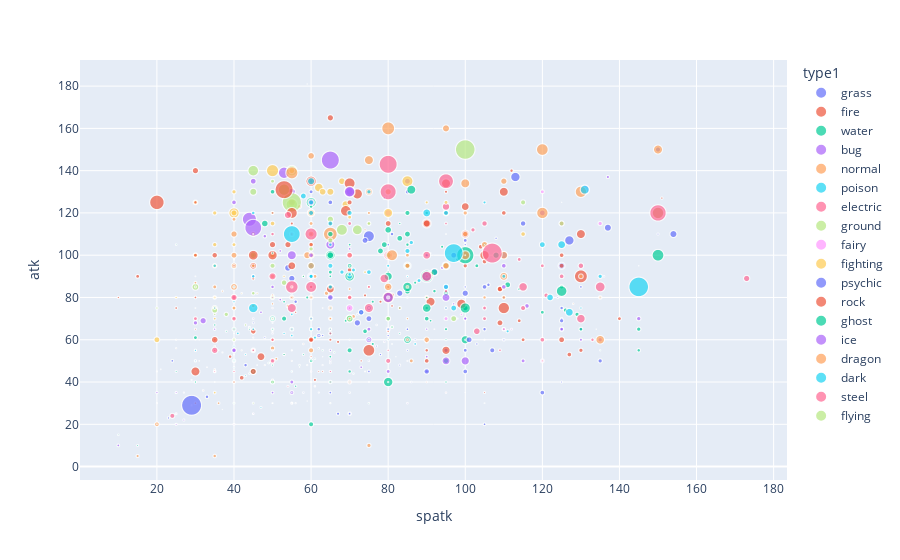

The notebook cell saved with this chart:
### Code cell
fig = px.scatter(pkmn, x='spatk', y='atk', size='weight', color='type1', hover_name='name')
fig.show()

### Figure 1 — Plotly figure (JSON) as saved in the notebook; plotly's stock layout.template omitted (floating-point values rounded to 4 significant figures; data arrays with more than 128 entries replaced by an {"elided": "..."} marker saying what was removed)
{"data": [{"hovertemplate": "<b>%{hovertext}</b><br><br>type1=grass<br>spatk=%{x}<br>atk=%{y}<br>weight=%{marker.size}<extra></extra>", "hovertext": ["bulbasaur", "ivysaur", "venusaur", "oddish", "gloom", "vileplume", "bellsprout", "weepinbell", "victreebel", "exeggcute", "exeggutor", "tangela", "chikorita", "bayleef", "meganium", "bellossom", "hoppip", "skiploom", "jumpluff", "sunkern", "sunflora", "treecko", "grovyle", "sceptile", "seedot", "nuzleaf", "shiftry", "shroomish", "breloom", "roselia", "cacnea", "cacturne", "tropius", "turtwig", "grotle", "torterra", "budew", "roserade", "cherubi", "cherrim", "carnivine", "snover", "abomasnow", "tangrowth", "leafeon", "shaymin", "snivy", "servine", "serperior", "pansage", "simisage", "cottonee", "whimsicott", "petilil", "lilligant", "maractus", "foongus", "amoonguss", "ferroseed", "ferrothorn", "virizion", "chespin", "quilladin", "chesnaught", "skiddo", "gogoat", "rowlet", "dartrix", "decidueye", "fomantis", "lurantis", "morelull", "shiinotic", "bounsweet", "steenee", "tsareena", "tapu-bulu", "kartana", "grookey", "thwackey", "rillaboom", "gossifleur", "eldegoss", "applin", "flapple", "appletun", "sprigatito", "floragato", "meowscarada", "smoliv", "dolliv", "arboliva", "bramblin", "brambleghast", "capsakid", "scovillain", "brute-bonnet", "iron-leaves", "dipplin", "poltchageist", "sinistcha", "ogerpon"], "legendgroup": "grass", "marker": {"color": "#636efa", "size": [69, 130, 1000, 54, 86, 186, 40, 64, 155, 25, 1200, 350, 64, 158, 1005, 58, 5, 10, 30, 18, 85, 50, 216, 522, 40, 280, 596, 45, 392, 20, 513, 774, 1000, 102, 970, 3100, 12, 145, 33, 93, 270, 505, 1355, 1286, 255, 21, 81, 160, 630, 105, 305, 6, 66, 66, 163, 280, 10, 105, 188, 1100, 2000, 90, 290, 900, 310, 910, 15, 160, 366, 15, 185, 15, 115, 32, 82, 214, 455, 1, 50, 140, 900, 22, 25, 5, 10, 130, 41, 122, 312, 65, 119, 482, 6, 60, 30, 150, 210, 1250, 97, 11, 22, 398], "sizemode": "area", "sizeref": 25.0, "symbol": "circle"}, "mode": "markers", "name": "grass", "showlegend": true, "type": "scattergl", "x": [65, 80, 100, 75, 85, 110, 70, 85, 100, 60, 125, 100, 49, 63, 83, 90, 35, 45, 55, 30, 105, 65, 85, 105, 30, 60, 90, 40, 60, 100, 85, 115, 72, 45, 55, 75, 50, 125, 62, 87, 90, 62, 92, 110, 60, 100, 45, 60, 75, 53, 98, 37, 77, 70, 110, 106, 55, 85, 24, 54, 90, 48, 56, 74, 62, 97, 50, 70, 100, 50, 80, 65, 90, 30, 40, 50, 85, 59, 40, 55, 60, 40, 80, 40, 95, 100, 45, 60, 81, 58, 78, 125, 45, 80, 62, 108, 79, 70, 95, 74, 121, 60], "xaxis": "x", "y": [49, 62, 82, 50, 65, 80, 75, 90, 105, 40, 95, 55, 49, 62, 82, 80, 35, 45, 55, 30, 75, 45, 65, 85, 40, 70, 100, 40, 130, 60, 85, 115, 68, 68, 89, 109, 30, 70, 35, 60, 100, 62, 92, 100, 110, 100, 45, 60, 75, 53, 98, 27, 67, 35, 60, 86, 55, 85, 50, 94, 90, 61, 78, 107, 65, 100, 55, 75, 107, 55, 105, 35, 45, 30, 40, 120, 130, 181, 65, 85, 125, 40, 50, 40, 110, 85, 61, 80, 110, 35, 53, 69, 65, 115, 62, 108, 127, 130, 80, 45, 60, 120], "yaxis": "y"}, {"hovertemplate": "<b>%{hovertext}</b><br><br>type1=fire<br>spatk=%{x}<br>atk=%{y}<br>weight=%{marker.size}<extra></extra>", "hovertext": ["charmander", "charmeleon", "charizard", "vulpix", "ninetales", "growlithe", "arcanine", "ponyta", "rapidash", "magmar", "flareon", "moltres", "cyndaquil", "quilava", "typhlosion", "slugma", "magcargo", "magby", "entei", "ho-oh", "torchic", "combusken", "blaziken", "numel", "camerupt", "torkoal", "chimchar", "monferno", "infernape", "magmortar", "heatran", "tepig", "pignite", "emboar", "pansear", "simisear", "darumaka", "darmanitan", "heatmor", "fennekin", "braixen", "delphox", "fletchinder", "talonflame", "litleo", "pyroar", "volcanion", "litten", "torracat", "incineroar", "oricorio", "turtonator", "blacephalon", "scorbunny", "raboot", "cinderace", "sizzlipede", "centiskorch", "fuecoco", "crocalor", "skeledirge", "charcadet", "armarouge", "ceruledge", "iron-moth"], "legendgroup": "fire", "marker": {"color": "#EF553B", "size": [85, 190, 905, 99, 199, 190, 1550, 300, 950, 445, 250, 600, 79, 190, 795, 350, 550, 214, 1980, 1990, 25, 195, 520, 240, 2200, 804, 62, 220, 550, 680, 4300, 99, 555, 1500, 110, 280, 375, 929, 580, 94, 145, 390, 160, 245, 135, 815, 1950, 43, 250, 830, 34, 2120, 130, 45, 90, 330, 10, 1200, 98, 307, 3265, 105, 850, 620, 360], "sizemode": "area", "sizeref": 25.0, "symbol": "circle"}, "mode": "markers", "name": "fire", "showlegend": true, "type": "scattergl", "x": [60, 80, 109, 50, 81, 70, 100, 65, 80, 100, 95, 125, 60, 80, 109, 70, 90, 70, 90, 110, 70, 85, 110, 65, 105, 85, 58, 78, 104, 125, 130, 45, 70, 100, 53, 98, 15, 30, 105, 62, 90, 114, 56, 74, 73, 109, 130, 60, 80, 80, 98, 91, 151, 40, 55, 65, 50, 90, 63, 90, 110, 50, 125, 60, 140], "xaxis": "x", "y": [52, 64, 84, 41, 76, 70, 110, 85, 100, 95, 130, 100, 52, 64, 84, 40, 50, 75, 115, 130, 60, 85, 120, 60, 100, 85, 58, 78, 104, 95, 90, 63, 93, 123, 53, 98, 90, 140, 97, 45, 59, 69, 73, 81, 50, 68, 110, 65, 85, 115, 70, 78, 127, 71, 86, 116, 65, 115, 45, 55, 75, 50, 60, 125, 70], "yaxis": "y"}, {"hovertemplate": "<b>%{hovertext}</b><br><br>type1=water<br>spatk=%{x}<br>atk=%{y}<br>weight=%{marker.size}<extra></extra>", "hovertext": {"elided": "134 str values"}, "legendgroup": "water", "marker": {"color": "#00cc96", "size": {"elided": "134 int values"}, "sizemode": "area", "sizeref": 25.0, "symbol": "circle"}, "mode": "markers", "name": "water", "showlegend": true, "type": "scattergl", "x": {"elided": "134 int values"}, "xaxis": "x", "y": {"elided": "134 int values"}, "yaxis": "y"}, {"hovertemplate": "<b>%{hovertext}</b><br><br>type1=bug<br>spatk=%{x}<br>atk=%{y}<br>weight=%{marker.size}<extra></extra>", "hovertext": ["caterpie", "metapod", "butterfree", "weedle", "kakuna", "beedrill", "paras", "parasect", "venonat", "venomoth", "scyther", "pinsir", "ledyba", "ledian", "spinarak", "ariados", "yanma", "pineco", "forretress", "scizor", "shuckle", "heracross", "wurmple", "silcoon", "beautifly", "cascoon", "dustox", "surskit", "masquerain", "nincada", "ninjask", "shedinja", "volbeat", "illumise", "kricketot", "kricketune", "burmy", "wormadam", "mothim", "combee", "vespiquen", "yanmega", "sewaddle", "swadloon", "leavanny", "venipede", "whirlipede", "scolipede", "dwebble", "crustle", "karrablast", "escavalier", "joltik", "galvantula", "shelmet", "accelgor", "durant", "larvesta", "volcarona", "genesect", "scatterbug", "spewpa", "vivillon", "grubbin", "charjabug", "vikavolt", "cutiefly", "ribombee", "wimpod", "golisopod", "buzzwole", "pheromosa", "blipbug", "dottler", "orbeetle", "kleavor", "tarountula", "spidops", "nymble", "lokix", "rellor", "rabsca", "slither-wing"], "legendgroup": "bug", "marker": {"color": "#ab63fa", "size": [29, 99, 320, 32, 100, 295, 54, 295, 300, 125, 560, 550, 108, 356, 85, 335, 380, 72, 1258, 1180, 205, 540, 36, 100, 284, 115, 316, 17, 36, 55, 120, 12, 177, 177, 22, 255, 34, 65, 233, 55, 385, 515, 25, 73, 205, 53, 585, 2005, 145, 2000, 59, 330, 6, 143, 77, 253, 330, 288, 460, 825, 25, 84, 170, 44, 105, 450, 2, 5, 120, 1080, 3336, 250, 80, 195, 408, 890, 40, 165, 10, 175, 10, 35, 920], "sizemode": "area", "sizeref": 25.0, "symbol": "circle"}, "mode": "markers", "name": "bug", "showlegend": true, "type": "scattergl", "x": [20, 25, 90, 20, 25, 45, 45, 60, 40, 90, 55, 55, 40, 55, 40, 60, 75, 35, 60, 55, 10, 40, 20, 25, 100, 25, 50, 50, 100, 30, 50, 30, 47, 73, 25, 55, 29, 79, 94, 30, 80, 116, 40, 50, 70, 30, 40, 55, 35, 65, 40, 60, 57, 97, 40, 100, 48, 50, 135, 120, 27, 27, 90, 55, 55, 145, 55, 95, 20, 60, 53, 137, 25, 50, 80, 45, 29, 52, 21, 52, 31, 115, 85], "xaxis": "x", "y": [30, 20, 45, 35, 25, 90, 70, 95, 55, 65, 110, 125, 20, 35, 60, 90, 65, 65, 90, 130, 10, 125, 45, 35, 70, 35, 50, 30, 60, 45, 90, 90, 73, 47, 25, 85, 29, 59, 94, 30, 80, 76, 53, 63, 103, 45, 55, 100, 65, 105, 75, 135, 47, 77, 40, 70, 109, 85, 60, 120, 35, 22, 52, 62, 82, 70, 45, 55, 35, 125, 139, 137, 20, 35, 45, 135, 41, 79, 46, 102, 50, 50, 135], "yaxis": "y"}, {"hovertemplate": "<b>%{hovertext}</b><br><br>type1=normal<br>spatk=%{x}<br>atk=%{y}<br>weight=%{marker.size}<extra></extra>", "hovertext": ["pidgey", "pidgeotto", "pidgeot", "rattata", "raticate", "spearow", "fearow", "jigglypuff", "wigglytuff", "meowth", "persian", "farfetchd", "doduo", "dodrio", "lickitung", "chansey", "kangaskhan", "tauros", "ditto", "eevee", "porygon", "snorlax", "sentret", "furret", "hoothoot", "noctowl", "igglybuff", "aipom", "girafarig", "dunsparce", "teddiursa", "ursaring", "porygon2", "stantler", "smeargle", "miltank", "blissey", "zigzagoon", "linoone", "taillow", "swellow", "slakoth", "vigoroth", "slaking", "whismur", "loudred", "exploud", "azurill", "skitty", "delcatty", "spinda", "swablu", "zangoose", "castform", "kecleon", "starly", "staravia", "staraptor", "bidoof", "bibarel", "ambipom", "buneary", "lopunny", "glameow", "purugly", "happiny", "chatot", "munchlax", "lickilicky", "porygon-z", "regigigas", "arceus", "patrat", "watchog", "lillipup", "herdier", "stoutland", "pidove", "tranquill", "unfezant", "audino", "minccino", "cinccino", "deerling", "sawsbuck", "bouffalant", "rufflet", "braviary", "meloetta", "bunnelby", "diggersby", "fletchling", "furfrou", "pikipek", "trumbeak", "toucannon", "yungoos", "gumshoos", "stufful", "bewear", "oranguru", "type-null", "silvally", "komala", "drampa", "skwovet", "greedent", "wooloo", "dubwool", "wyrdeer", "lechonk", "oinkologne", "tandemaus", "maushold", "squawkabilly", "farigiraf", "dudunsparce"], "legendgroup": "normal", "marker": {"color": "#FFA15A", "size": [18, 300, 395, 35, 185, 20, 380, 55, 120, 42, 320, 150, 392, 852, 655, 346, 800, 884, 40, 65, 365, 4600, 60, 325, 212, 408, 10, 115, 415, 140, 88, 1258, 325, 712, 580, 755, 468, 175, 325, 23, 198, 240, 465, 1305, 163, 405, 840, 20, 110, 326, 50, 12, 403, 8, 220, 20, 155, 249, 200, 315, 203, 55, 333, 39, 438, 244, 19, 1050, 1400, 340, 4200, 3200, 116, 270, 41, 147, 610, 21, 150, 290, 310, 58, 75, 195, 925, 946, 105, 410, 65, 50, 424, 17, 280, 12, 148, 260, 60, 142, 68, 1350, 760, 1205, 1005, 199, 1850, 25, 60, 60, 430, 951, 102, 1200, 18, 23, 24, 1600, 392], "sizemode": "area", "sizeref": 25.0, "symbol": "circle"}, "mode": "markers", "name": "normal", "showlegend": true, "type": "scattergl", "x": [35, 50, 70, 25, 50, 31, 61, 45, 85, 40, 65, 58, 35, 60, 60, 35, 40, 40, 48, 45, 85, 65, 35, 45, 36, 86, 40, 40, 90, 65, 50, 75, 105, 85, 20, 40, 75, 30, 50, 30, 75, 35, 55, 95, 51, 71, 91, 20, 35, 55, 60, 40, 60, 70, 60, 30, 40, 50, 35, 55, 60, 44, 54, 42, 64, 15, 92, 40, 80, 135, 80, 120, 35, 60, 25, 35, 45, 36, 50, 65, 60, 40, 65, 40, 60, 40, 37, 57, 128, 32, 50, 40, 65, 30, 40, 75, 30, 55, 45, 55, 90, 95, 95, 75, 135, 35, 55, 40, 60, 105, 35, 59, 40, 65, 45, 110, 85], "xaxis": "x", "y": [45, 60, 80, 56, 81, 60, 90, 45, 70, 45, 70, 90, 85, 110, 55, 5, 95, 100, 48, 55, 60, 110, 46, 76, 30, 50, 30, 70, 80, 70, 80, 130, 80, 95, 20, 80, 10, 30, 70, 55, 85, 60, 80, 160, 51, 71, 91, 20, 45, 65, 60, 40, 115, 70, 90, 55, 75, 120, 45, 85, 100, 66, 76, 55, 82, 5, 65, 85, 85, 80, 160, 120, 55, 85, 60, 80, 110, 55, 77, 115, 60, 50, 95, 60, 100, 110, 83, 123, 77, 36, 56, 50, 80, 75, 85, 120, 70, 110, 75, 125, 60, 95, 95, 115, 60, 55, 95, 40, 80, 105, 45, 100, 50, 75, 96, 90, 100], "yaxis": "y"}, {"hovertemplate": "<b>%{hovertext}</b><br><br>type1=poison<br>spatk=%{x}<br>atk=%{y}<br>weight=%{marker.size}<extra></extra>", "hovertext": ["ekans", "arbok", "nidoran-f", "nidorina", "nidoqueen", "nidoran-m", "nidorino", "nidoking", "zubat", "golbat", "grimer", "muk", "koffing", "weezing", "crobat", "gulpin", "swalot", "seviper", "stunky", "skuntank", "skorupi", "drapion", "croagunk", "toxicroak", "trubbish", "garbodor", "skrelp", "dragalge", "mareanie", "toxapex", "salandit", "salazzle", "poipole", "naganadel", "eternatus", "shroodle", "grafaiai", "clodsire", "okidogi", "munkidori", "fezandipiti"], "legendgroup": "poison", "marker": {"color": "#19d3f3", "size": [69, 650, 70, 200, 600, 90, 195, 620, 75, 550, 300, 300, 10, 95, 750, 103, 800, 525, 192, 380, 120, 615, 230, 444, 310, 1073, 73, 815, 80, 145, 48, 222, 18, 1500, 9500, 7, 272, 2230, 922, 122, 301], "sizemode": "area", "sizeref": 25.0, "symbol": "circle"}, "mode": "markers", "name": "poison", "showlegend": true, "type": "scattergl", "x": [40, 65, 40, 55, 75, 40, 55, 85, 30, 65, 40, 65, 60, 85, 70, 43, 73, 100, 41, 71, 30, 60, 61, 86, 40, 60, 60, 97, 43, 53, 71, 111, 73, 127, 145, 40, 80, 45, 58, 130, 70], "xaxis": "x", "y": [60, 95, 47, 62, 92, 57, 72, 102, 45, 80, 80, 105, 65, 90, 90, 43, 73, 100, 63, 93, 50, 90, 61, 106, 50, 95, 60, 75, 53, 63, 44, 64, 73, 73, 85, 65, 95, 75, 128, 75, 91], "yaxis": "y"}, {"hovertemplate": "<b>%{hovertext}</b><br><br>type1=electric<br>spatk=%{x}<br>atk=%{y}<br>weight=%{marker.size}<extra></extra>", "hovertext": ["pikachu", "raichu", "magnemite", "magneton", "voltorb", "electrode", "electabuzz", "jolteon", "zapdos", "pichu", "mareep", "flaaffy", "ampharos", "elekid", "raikou", "electrike", "manectric", "plusle", "minun", "shinx", "luxio", "luxray", "pachirisu", "magnezone", "electivire", "rotom", "blitzle", "zebstrika", "emolga", "tynamo", "eelektrik", "eelektross", "thundurus", "helioptile", "heliolisk", "dedenne", "togedemaru", "tapu-koko", "xurkitree", "zeraora", "yamper", "boltund", "toxel", "toxtricity", "pincurchin", "morpeko", "dracozolt", "arctozolt", "regieleki", "pawmi", "pawmo", "pawmot", "tadbulb", "bellibolt", "wattrel", "kilowattrel", "sandy-shocks", "miraidon"], "legendgroup": "electric", "marker": {"color": "#FF6692", "size": [60, 300, 60, 600, 104, 666, 300, 245, 526, 20, 78, 133, 615, 235, 1780, 152, 402, 42, 42, 95, 305, 420, 39, 1800, 1386, 3, 298, 795, 50, 3, 220, 805, 610, 60, 210, 22, 33, 205, 1000, 445, 135, 340, 110, 400, 10, 30, 1900, 1500, 1450, 25, 65, 410, 4, 1130, 36, 386, 600, 2400], "sizemode": "area", "sizeref": 25.0, "symbol": "circle"}, "mode": "markers", "name": "electric", "showlegend": true, "type": "scattergl", "x": [50, 90, 95, 120, 55, 80, 95, 110, 125, 35, 65, 80, 115, 65, 115, 65, 105, 85, 75, 40, 60, 95, 45, 130, 95, 95, 50, 80, 75, 45, 75, 105, 125, 61, 109, 81, 40, 95, 173, 102, 40, 90, 54, 114, 91, 70, 80, 90, 100, 40, 50, 70, 59, 103, 55, 105, 121, 135], "xaxis": "x", "y": [55, 90, 35, 60, 30, 50, 83, 65, 90, 40, 40, 55, 75, 63, 85, 45, 75, 50, 40, 65, 85, 120, 45, 70, 123, 50, 60, 100, 75, 55, 85, 115, 115, 38, 55, 58, 98, 115, 89, 112, 45, 90, 38, 98, 101, 95, 100, 100, 100, 50, 75, 115, 31, 64, 40, 70, 81, 85], "yaxis": "y"}, {"hovertemplate": "<b>%{hovertext}</b><br><br>type1=ground<br>spatk=%{x}<br>atk=%{y}<br>weight=%{marker.size}<extra></extra>", "hovertext": ["sandshrew", "sandslash", "diglett", "dugtrio", "cubone", "marowak", "rhyhorn", "rhydon", "gligar", "phanpy", "donphan", "trapinch", "vibrava", "flygon", "baltoy", "claydol", "groudon", "hippopotas", "hippowdon", "rhyperior", "gliscor", "drilbur", "excadrill", "sandile", "krokorok", "krookodile", "stunfisk", "golett", "golurk", "landorus", "mudbray", "mudsdale", "silicobra", "sandaconda", "runerigus", "ursaluna", "toedscool", "toedscruel", "great-tusk", "iron-treads"], "legendgroup": "ground", "marker": {"color": "#B6E880", "size": [120, 295, 8, 333, 65, 450, 1150, 1200, 648, 335, 1200, 150, 153, 820, 215, 1080, 9500, 495, 3000, 2828, 425, 85, 404, 152, 334, 963, 110, 920, 3300, 680, 1100, 9200, 76, 655, 666, 2900, 330, 580, 3200, 2400], "sizemode": "area", "sizeref": 25.0, "symbol": "circle"}, "mode": "markers", "name": "ground", "showlegend": true, "type": "scattergl", "x": [20, 45, 35, 50, 40, 50, 30, 45, 35, 40, 60, 45, 50, 80, 40, 70, 100, 38, 68, 55, 45, 30, 50, 35, 45, 65, 81, 35, 55, 115, 45, 55, 35, 65, 50, 45, 50, 80, 53, 72], "xaxis": "x", "y": [75, 100, 55, 100, 50, 80, 85, 130, 75, 60, 120, 100, 70, 100, 40, 70, 150, 72, 112, 140, 95, 85, 135, 72, 82, 117, 66, 74, 124, 125, 100, 125, 57, 107, 95, 140, 40, 70, 131, 112], "yaxis": "y"}, {"hovertemplate": "<b>%{hovertext}</b><br><br>type1=fairy<br>spatk=%{x}<br>atk=%{y}<br>weight=%{marker.size}<extra></extra>", "hovertext": ["clefairy", "clefable", "cleffa", "togepi", "togetic", "snubbull", "granbull", "togekiss", "flabebe", "floette", "florges", "spritzee", "aromatisse", "swirlix", "slurpuff", "sylveon", "xerneas", "comfey", "milcery", "alcremie", "zacian", "enamorus", "fidough", "dachsbun", "tinkatink", "tinkatuff", "tinkaton", "scream-tail", "iron-valiant"], "legendgroup": "fairy", "marker": {"color": "#FF97FF", "size": [75, 400, 30, 15, 32, 78, 487, 380, 1, 9, 100, 5, 155, 35, 50, 235, 2150, 3, 3, 5, 1100, 480, 109, 149, 89, 591, 1128, 80, 350], "sizemode": "area", "sizeref": 25.0, "symbol": "circle"}, "mode": "markers", "name": "fairy", "showlegend": true, "type": "scattergl", "x": [60, 95, 45, 40, 80, 40, 60, 120, 61, 75, 112, 63, 99, 59, 85, 110, 131, 82, 50, 110, 80, 135, 30, 50, 35, 45, 70, 65, 120], "xaxis": "x", "y": [45, 70, 25, 20, 40, 80, 120, 50, 38, 45, 65, 52, 72, 48, 80, 65, 131, 52, 40, 60, 120, 115, 55, 80, 45, 55, 75, 65, 130], "yaxis": "y"}, {"hovertemplate": "<b>%{hovertext}</b><br><br>type1=fighting<br>spatk=%{x}<br>atk=%{y}<br>weight=%{marker.size}<extra></extra>", "hovertext": ["mankey", "primeape", "machop", "machoke", "machamp", "hitmonlee", "hitmonchan", "tyrogue", "hitmontop", "makuhita", "hariyama", "meditite", "medicham", "riolu", "lucario", "timburr", "gurdurr", "conkeldurr", "throh", "sawk", "mienfoo", "mienshao", "pancham", "pangoro", "hawlucha", "crabrawler", "crabominable", "passimian", "marshadow", "clobbopus", "grapploct", "sirfetchd", "falinks", "zamazenta", "kubfu", "urshifu", "sneasler", "annihilape", "iron-hands", "koraidon"], "legendgroup": "fighting", "marker": {"color": "#FECB52", "size": [280, 320, 195, 705, 1300, 498, 502, 210, 480, 864, 2538, 112, 315, 202, 540, 125, 400, 870, 555, 510, 200, 355, 80, 1360, 215, 70, 1800, 828, 222, 40, 390, 1170, 620, 2100, 120, 1050, 430, 560, 3807, 3030], "sizemode": "area", "sizeref": 25.0, "symbol": "circle"}, "mode": "markers", "name": "fighting", "showlegend": true, "type": "scattergl", "x": [35, 60, 35, 50, 65, 35, 35, 35, 35, 20, 40, 40, 60, 35, 115, 25, 40, 55, 30, 30, 55, 95, 46, 69, 74, 42, 62, 40, 90, 50, 70, 68, 70, 80, 53, 63, 40, 50, 50, 85], "xaxis": "x", "y": [80, 105, 80, 100, 130, 120, 105, 35, 95, 60, 120, 40, 60, 70, 110, 80, 105, 140, 100, 125, 85, 125, 82, 124, 92, 82, 132, 120, 125, 68, 118, 135, 100, 120, 90, 130, 130, 115, 140, 135], "yaxis": "y"}, {"hovertemplate": "<b>%{hovertext}</b><br><br>type1=psychic<br>spatk=%{x}<br>atk=%{y}<br>weight=%{marker.size}<extra></extra>", "hovertext": ["abra", "kadabra", "alakazam", "drowzee", "hypno", "mr-mime", "mewtwo", "mew", "natu", "xatu", "espeon", "unown", "wobbuffet", "lugia", "celebi", "ralts", "kirlia", "gardevoir", "spoink", "grumpig", "chimecho", "wynaut", "deoxys", "chingling", "mime-jr", "gallade", "uxie", "mesprit", "azelf", "cresselia", "victini", "munna", "musharna", "woobat", "swoobat", "sigilyph", "gothita", "gothorita", "gothitelle", "solosis", "duosion", "reuniclus", "elgyem", "beheeyem", "espurr", "meowstic", "hoopa", "tapu-lele", "cosmog", "cosmoem", "solgaleo", "lunala", "necrozma", "hatenna", "hattrem", "hatterene", "indeedee", "calyrex", "flittle", "espathra"], "legendgroup": "psychic", "marker": {"color": "#636efa", "size": [195, 565, 480, 324, 756, 545, 1220, 40, 20, 150, 265, 50, 285, 2160, 50, 66, 202, 484, 306, 715, 10, 140, 608, 6, 130, 520, 3, 3, 3, 856, 40, 233, 605, 21, 105, 140, 58, 180, 440, 10, 80, 201, 90, 345, 35, 85, 90, 186, 1, 9999, 2300, 1200, 2300, 34, 48, 51, 280, 77, 15, 900], "sizemode": "area", "sizeref": 25.0, "symbol": "circle"}, "mode": "markers", "name": "psychic", "showlegend": true, "type": "scattergl", "x": [105, 120, 135, 43, 73, 100, 154, 100, 70, 95, 130, 72, 33, 90, 100, 45, 65, 125, 70, 90, 95, 23, 150, 65, 70, 65, 75, 105, 125, 75, 100, 67, 107, 55, 77, 103, 55, 75, 95, 105, 125, 125, 85, 125, 63, 83, 150, 130, 29, 29, 113, 137, 127, 56, 86, 136, 105, 80, 55, 101], "xaxis": "x", "y": [20, 35, 50, 48, 73, 45, 110, 100, 50, 75, 65, 72, 33, 90, 100, 25, 35, 65, 25, 45, 50, 23, 150, 30, 25, 125, 75, 105, 125, 70, 100, 25, 55, 45, 57, 58, 30, 45, 55, 30, 40, 65, 55, 75, 48, 48, 110, 85, 29, 29, 137, 113, 107, 30, 40, 90, 65, 80, 35, 60], "yaxis": "y"}, {"hovertemplate": "<b>%{hovertext}</b><br><br>type1=rock<br>spatk=%{x}<br>atk=%{y}<br>weight=%{marker.size}<extra></extra>", "hovertext": ["geodude", "graveler", "golem", "onix", "omanyte", "omastar", "kabuto", "kabutops", "aerodactyl", "sudowoodo", "larvitar", "pupitar", "tyranitar", "nosepass", "lunatone", "solrock", "lileep", "cradily", "anorith", "armaldo", "regirock", "cranidos", "rampardos", "shieldon", "bastiodon", "bonsly", "probopass", "roggenrola", "boldore", "gigalith", "archen", "archeops", "terrakion", "binacle", "barbaracle", "tyrunt", "tyrantrum", "amaura", "aurorus", "carbink", "diancie", "rockruff", "lycanroc", "minior", "nihilego", "stakataka", "rolycoly", "carkol", "coalossal", "stonjourner", "nacli", "naclstack", "garganacl", "klawf", "glimmet", "glimmora", "iron-thorns"], "legendgroup": "rock", "marker": {"color": "#EF553B", "size": [200, 1050, 3000, 2100, 75, 350, 115, 405, 590, 380, 720, 1520, 2020, 970, 1680, 1540, 238, 604, 125, 682, 2300, 315, 1025, 570, 1495, 150, 3400, 180, 1020, 2600, 95, 320, 2600, 310, 960, 260, 2700, 252, 2250, 57, 88, 92, 250, 400, 555, 8200, 120, 780, 3105, 5200, 160, 1050, 2400, 790, 80, 450, 3030], "sizemode": "area", "sizeref": 25.0, "symbol": "circle"}, "mode": "markers", "name": "rock", "showlegend": true, "type": "scattergl", "x": [30, 45, 55, 30, 90, 115, 55, 65, 60, 30, 45, 65, 95, 45, 95, 55, 61, 81, 40, 70, 50, 30, 65, 42, 47, 10, 75, 25, 50, 60, 74, 112, 72, 39, 54, 45, 69, 67, 99, 50, 100, 30, 55, 60, 127, 53, 40, 60, 80, 20, 35, 35, 45, 35, 105, 130, 70], "xaxis": "x", "y": [80, 95, 120, 45, 40, 60, 80, 115, 105, 100, 64, 84, 134, 45, 55, 95, 41, 81, 95, 125, 100, 125, 165, 42, 52, 80, 55, 75, 105, 135, 112, 140, 129, 52, 105, 89, 121, 59, 77, 50, 100, 65, 115, 60, 53, 131, 40, 60, 80, 125, 55, 60, 100, 100, 35, 55, 134], "yaxis": "y"}, {"hovertemplate": "<b>%{hovertext}</b><br><br>type1=ghost<br>spatk=%{x}<br>atk=%{y}<br>weight=%{marker.size}<extra></extra>", "hovertext": ["gastly", "haunter", "gengar", "misdreavus", "shuppet", "banette", "duskull", "dusclops", "drifloon", "drifblim", "mismagius", "spiritomb", "dusknoir", "giratina", "yamask", "cofagrigus", "litwick", "lampent", "chandelure", "phantump", "trevenant", "pumpkaboo", "gourgeist", "sandygast", "palossand", "mimikyu", "dhelmise", "sinistea", "polteageist", "cursola", "spectrier", "greavard", "houndstone", "flutter-mane", "gimmighoul"], "legendgroup": "ghost", "marker": {"color": "#00cc96", "size": [1, 1, 405, 10, 23, 125, 150, 306, 12, 150, 44, 1080, 1066, 7500, 15, 765, 31, 130, 343, 70, 710, 50, 125, 700, 2500, 7, 2100, 2, 4, 4, 445, 350, 150, 40, 50], "sizemode": "area", "sizeref": 25.0, "symbol": "circle"}, "mode": "markers", "name": "ghost", "showlegend": true, "type": "scattergl", "x": [100, 115, 130, 85, 63, 83, 30, 60, 60, 90, 105, 92, 65, 100, 55, 95, 65, 95, 145, 50, 65, 44, 58, 70, 100, 50, 86, 74, 134, 145, 145, 30, 50, 135, 75], "xaxis": "x", "y": [35, 50, 65, 60, 75, 115, 40, 70, 50, 80, 60, 92, 100, 100, 30, 50, 30, 40, 55, 70, 110, 66, 90, 55, 75, 90, 131, 45, 65, 95, 65, 61, 101, 55, 30], "yaxis": "y"}, {"hovertemplate": "<b>%{hovertext}</b><br><br>type1=ice<br>spatk=%{x}<br>atk=%{y}<br>weight=%{marker.size}<extra></extra>", "hovertext": ["jynx", "articuno", "swinub", "piloswine", "delibird", "smoochum", "snorunt", "glalie", "spheal", "sealeo", "walrein", "regice", "glaceon", "mamoswine", "froslass", "vanillite", "vanillish", "vanilluxe", "cubchoo", "beartic", "cryogonal", "bergmite", "avalugg", "mr-rime", "snom", "frosmoth", "eiscue", "glastrier", "cetoddle", "cetitan", "iron-bundle"], "legendgroup": "ice", "marker": {"color": "#ab63fa", "size": [406, 554, 65, 558, 160, 60, 168, 2565, 395, 876, 1506, 1750, 259, 2910, 266, 57, 410, 575, 85, 2600, 1480, 995, 5050, 582, 38, 420, 890, 8000, 450, 7000, 110], "sizemode": "area", "sizeref": 25.0, "symbol": "circle"}, "mode": "markers", "name": "ice", "showlegend": true, "type": "scattergl", "x": [115, 95, 30, 60, 65, 85, 50, 80, 55, 75, 95, 100, 130, 70, 80, 65, 80, 110, 60, 70, 95, 32, 44, 110, 45, 125, 65, 65, 30, 45, 124], "xaxis": "x", "y": [50, 85, 50, 100, 55, 30, 50, 80, 40, 60, 80, 50, 60, 130, 80, 50, 65, 95, 70, 130, 50, 69, 117, 85, 25, 65, 80, 145, 68, 113, 80], "yaxis": "y"}, {"hovertemplate": "<b>%{hovertext}</b><br><br>type1=dragon<br>spatk=%{x}<br>atk=%{y}<br>weight=%{marker.size}<extra></extra>", "hovertext": ["dratini", "dragonair", "dragonite", "altaria", "bagon", "shelgon", "salamence", "latias", "latios", "rayquaza", "gible", "gabite", "garchomp", "axew", "fraxure", "haxorus", "druddigon", "reshiram", "zekrom", "kyurem", "goomy", "sliggoo", "goodra", "zygarde", "jangmo-o", "hakamo-o", "kommo-o", "dreepy", "drakloak", "dragapult", "regidrago", "cyclizar", "tatsugiri", "frigibax", "arctibax", "baxcalibur", "roaring-moon"], "legendgroup": "dragon", "marker": {"color": "#FFA15A", "size": [33, 165, 2100, 206, 421, 1105, 1026, 400, 600, 2065, 205, 560, 950, 180, 360, 1055, 1390, 3300, 3450, 3250, 28, 175, 1505, 3050, 297, 470, 782, 20, 110, 500, 2000, 630, 80, 170, 300, 2100, 3800], "sizemode": "area", "sizeref": 25.0, "symbol": "circle"}, "mode": "markers", "name": "dragon", "showlegend": true, "type": "scattergl", "x": [50, 70, 100, 70, 40, 60, 110, 110, 130, 150, 40, 50, 80, 30, 40, 60, 60, 150, 120, 130, 55, 83, 110, 81, 45, 65, 100, 40, 60, 100, 100, 85, 120, 35, 45, 75, 55], "xaxis": "x", "y": [64, 84, 134, 70, 75, 95, 135, 80, 90, 150, 70, 90, 130, 87, 117, 147, 120, 120, 150, 130, 50, 75, 100, 100, 55, 75, 110, 60, 80, 120, 100, 95, 50, 75, 95, 145, 139], "yaxis": "y"}, {"hovertemplate": "<b>%{hovertext}</b><br><br>type1=dark<br>spatk=%{x}<br>atk=%{y}<br>weight=%{marker.size}<extra></extra>", "hovertext": ["umbreon", "murkrow", "sneasel", "houndour", "houndoom", "poochyena", "mightyena", "sableye", "absol", "honchkrow", "weavile", "darkrai", "purrloin", "liepard", "scraggy", "scrafty", "zorua", "zoroark", "pawniard", "bisharp", "vullaby", "mandibuzz", "deino", "zweilous", "hydreigon", "inkay", "malamar", "yveltal", "guzzlord", "nickit", "thievul", "impidimp", "morgrem", "grimmsnarl", "obstagoon", "zarude", "overqwil", "maschiff", "mabosstiff", "kingambit", "iron-jugulis", "wo-chien", "chien-pao", "ting-lu", "chi-yu"], "legendgroup": "dark", "marker": {"color": "#19d3f3", "size": [270, 21, 280, 108, 350, 136, 370, 110, 470, 273, 340, 505, 101, 375, 118, 300, 125, 811, 102, 700, 90, 395, 173, 500, 1600, 35, 470, 2030, 8880, 89, 199, 55, 125, 610, 460, 700, 605, 160, 610, 1200, 1110, 742, 1522, 6997, 49], "sizemode": "area", "sizeref": 25.0, "symbol": "circle"}, "mode": "markers", "name": "dark", "showlegend": true, "type": "scattergl", "x": [60, 85, 35, 80, 110, 30, 60, 65, 75, 105, 45, 135, 50, 88, 35, 45, 80, 120, 40, 60, 45, 55, 45, 65, 125, 37, 68, 131, 97, 47, 87, 55, 75, 95, 60, 70, 65, 40, 60, 60, 122, 95, 90, 55, 135], "xaxis": "x", "y": [65, 85, 95, 60, 90, 55, 90, 75, 130, 125, 120, 90, 50, 88, 75, 90, 65, 105, 85, 125, 55, 65, 65, 85, 105, 54, 92, 131, 101, 28, 58, 45, 60, 120, 90, 120, 115, 78, 120, 135, 80, 85, 120, 110, 80], "yaxis": "y"}, {"hovertemplate": "<b>%{hovertext}</b><br><br>type1=steel<br>spatk=%{x}<br>atk=%{y}<br>weight=%{marker.size}<extra></extra>", "hovertext": ["steelix", "skarmory", "mawile", "aron", "lairon", "aggron", "beldum", "metang", "metagross", "registeel", "jirachi", "bronzor", "bronzong", "dialga", "klink", "klang", "klinklang", "cobalion", "honedge", "doublade", "aegislash", "klefki", "celesteela", "magearna", "meltan", "melmetal", "perrserker", "cufant", "copperajah", "duraludon", "varoom", "revavroom", "orthworm", "gholdengo"], "legendgroup": "steel", "marker": {"color": "#FF6692", "size": [4000, 505, 115, 600, 1200, 3600, 952, 2025, 5500, 2050, 11, 605, 1870, 6830, 210, 510, 810, 2500, 20, 45, 530, 30, 9999, 805, 80, 8000, 280, 1000, 6500, 400, 350, 1200, 3100, 300], "sizemode": "area", "sizeref": 25.0, "symbol": "circle"}, "mode": "markers", "name": "steel", "showlegend": true, "type": "scattergl", "x": [55, 40, 55, 40, 50, 60, 35, 55, 95, 75, 100, 24, 79, 150, 45, 70, 70, 90, 35, 45, 50, 80, 107, 130, 55, 80, 50, 40, 80, 120, 30, 54, 60, 133], "xaxis": "x", "y": [85, 80, 85, 70, 90, 110, 55, 75, 135, 75, 100, 24, 89, 120, 55, 80, 100, 90, 80, 110, 50, 80, 101, 95, 65, 143, 110, 80, 130, 95, 70, 119, 85, 60], "yaxis": "y"}, {"hovertemplate": "<b>%{hovertext}</b><br><br>type1=flying<br>spatk=%{x}<br>atk=%{y}<br>weight=%{marker.size}<extra></extra>", "hovertext": ["tornadus", "noibat", "noivern", "rookidee", "corvisquire", "corviknight", "cramorant", "bombirdier", "flamigo"], "legendgroup": "flying", "marker": {"color": "#B6E880", "size": [630, 80, 850, 18, 160, 750, 180, 429, 370], "sizemode": "area", "sizeref": 25.0, "symbol": "circle"}, "mode": "markers", "name": "flying", "showlegend": true, "type": "scattergl", "x": [125, 45, 97, 33, 43, 53, 85, 60, 75], "xaxis": "x", "y": [115, 30, 70, 47, 67, 87, 85, 103, 115], "yaxis": "y"}], "layout": {"legend": {"itemsizing": "constant", "title": {"text": "type1"}, "tracegroupgap": 0}, "margin": {"t": 60}, "xaxis": {"anchor": "y", "domain": [0, 1], "title": {"text": "spatk"}}, "yaxis": {"anchor": "x", "domain": [0, 1], "title": {"text": "atk"}}}}
